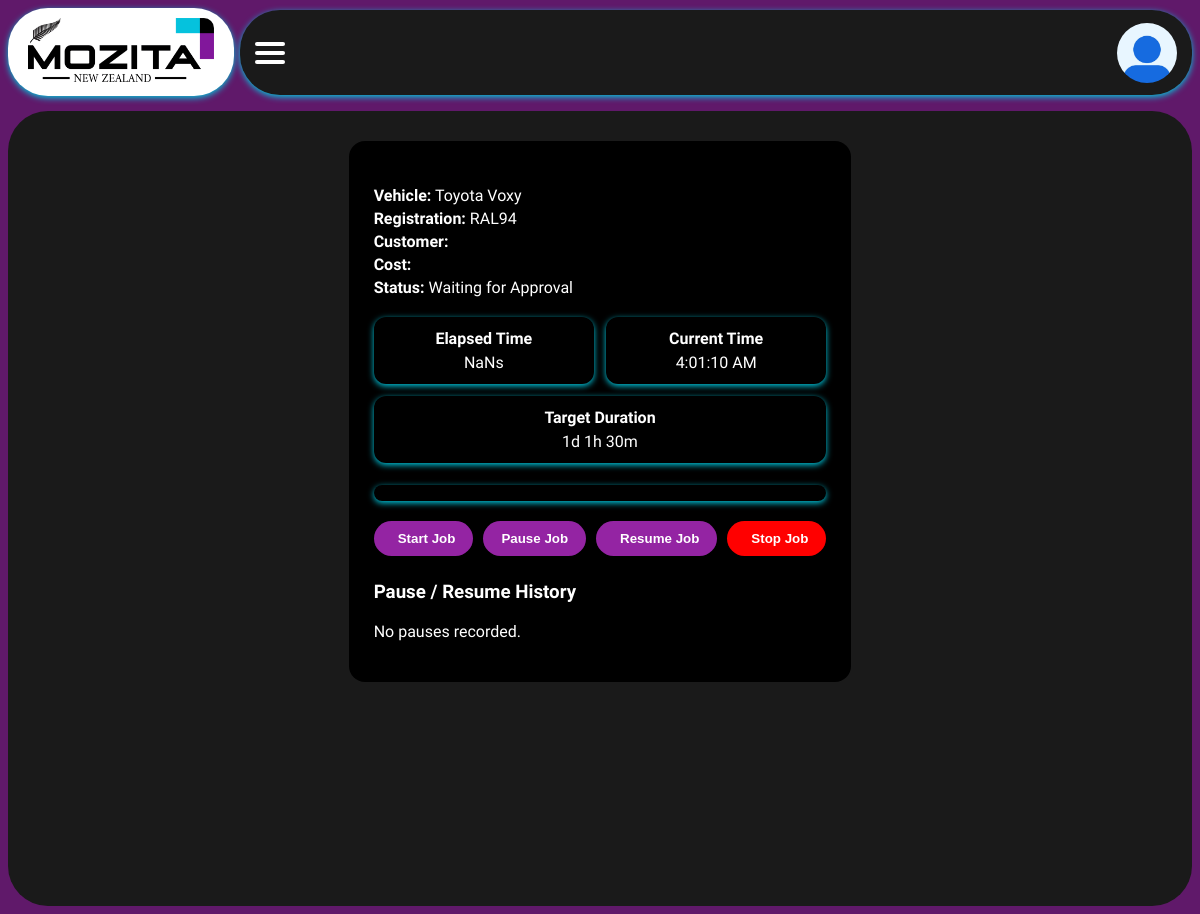
Screenshot of /job_control/1 (signed in) with the database file from the repository.
### app/models.py (models this page shows, shortened)
class Job(db.Model):
    __tablename__ = 'job'
    id = db.Column(db.Integer, primary_key=True)
    job_description = db.Column(db.String(255), nullable=False)
    status = db.Column(db.String(50), default='Pending')
    technician_id = db.Column(db.Integer, db.ForeignKey('technicians.id'),
                              nullable=True)
    technician = db.relationship('Technician', back_populates='jobs')
    customer_id = db.Column(db.Integer, db.ForeignKey('customer.id'))
    customer = db.relationship('Customer', back_populates='jobs')
    start_time = db.Column(db.DateTime)
    end_time = db.Column(db.DateTime)
    target_duration = db.Column(db.Integer, default=0)  # minutes
    total_work_duration = db.Column(db.Integer, default=0)  # minutes
    vehicle_registration = db.Column(db.String(50))
    vehicle_make = db.Column(db.String(50))
    vehicle_model = db.Column(db.String(50))
    vehicle_year = db.Column(db.Integer)
    vehicle_color = db.Column(db.String(50))
    total_cost = db.Column(db.Float, default=0.0)
    notes = db.Column(db.Text)
    date_created = db.Column(db.DateTime, default=datetime.utcnow)
    pause_logs = db.relationship('PauseLog', backref='job', lazy=True)

### app/routes.py (the view)
@main.route('/job_control/<int:job_id>')
@login_required
def job_control(job_id):
    job = Job.query.get_or_404(job_id)
    if current_user.role == 'technician' and job.technician.user_id != current_user.id:
        flash("Unauthorized action.", "error")
        return redirect(url_for('main.staff_dashboard'))
    return render_template('job_control.html', job=job)

### app/models.py (called while the page is built)
@login_manager.user_loader
def load_user(user_id):
    return User.query.get(int(user_id))

### app/templates/job_control.html (shortened to what this page needs)
{% extends "layout.html" %}
{% block extra_css %}
<link rel="stylesheet" href="{{ url_for('static', filename='css/job_control.css') }}">
{% endblock %}
{% block content %}
<div class="body-content">
  <div class="job-control-container">
    <div class="job-header">
      <div class="vehicle-info">
        <p><strong>Vehicle:</strong> {{ job.vehicle_make }} {{ job.vehicle_model }}</p>
        <p><strong>Registration:</strong> {{ job.vehicle_registration }}</p>
        <p><strong>Customer:</strong> {{ job.customer.name }}</p>
        <p><strong>Cost:</strong> {{ job.cost }}</p>
        <p><strong>Status:</strong> <span id="jobStatusLabel">{{ job.status }}</span></p>
      </div>
    </div>
    <div class="timer-section">
      <div class="timer-box">
        <p>Elapsed Time</p>
        <span id="liveTimer">00:00:00</span>
      </div>
      <div class="timer-box">
        <p>Current Time</p>
        <span id="currentTime">--:--:--</span>
      </div>
      <div class="timer-box">
        <p>Target Duration</p>
        <span>
          {% if job.target_duration_seconds %}
          {% set total_seconds = job.target_duration_seconds %}
          {% set days = total_seconds // 86400 %}
          {% set hours = (total_seconds % 86400) // 3600 %}
          {% set minutes = (total_seconds % 3600) // 60 %}
          {{ days }}d {{ hours }}h {{ minutes }}m
          {% else %}
          1d 1h 30m
          {% endif %}
        </span>
      </div>
      <div class="progress-bar-container">
      </div>
    </div>
    <div class="action-buttons">
      <form action="{{ url_for('main.start_job', job_id=job.id) }}" method="POST">
        <button id="startButton" class="action-button start-button" >
           Start Job
        </button>
      </form>
      <div class="pause-container">
        <form action="{{ url_for('main.pause_job', job_id=job.id) }}" method="POST">
          <button type="button" class="action-button pause-button" onclick="togglePauseBox()">
            Pause Job
          </button>
        </form>
      </div>
      <form action="{{ url_for('main.resume_job', job_id=job.id) }}" method="POST">
        <button id="resumeButton" class="action-button resume-button">
           Resume Job
        </button>
      </form>
      <form action="{{ url_for('main.stop_job', job_id=job.id) }}" method="POST">
        <button id="stopButton" class="action-button stop-button">
           Stop Job
        </button>
      </form>
    </div>
    <div class="history-section">
      <h3>Pause / Resume History</h3>
      {% if job.pauses %}
      <ul class="history-list">
        {% for p in job.pauses %}
        <li>
          <strong>Paused:</strong> {{ p.paused_at }} |
          <strong>Timer:</strong> {{ "%02d:%02d:%02d"|format(p.timer_value // 3600, (p.timer_value % 3600)//60,
          p.timer_value % 60) }} |
          <strong>Resumed:</strong> {{ p.resumed_at if p.resumed_at else 'Not resumed yet' }} |
          <strong>Reason:</strong> {{ p.reason }}
        </li>
        {% endfor %}
      </ul>
      {% else %}
      <p>No pauses recorded.</p>
      {% endif %}
    </div>
  </div>
</div>
{% endblock %}

### app/static/css/main.css (style rules this page uses)
body { font-family: 'Raleway', sans-serif; background-color: #60196a; color: white; margin: 0; padding: 0; }

### app/static/css/job_control.css (style rules this page uses)
.body-content { display: flex; justify-content: center; align-items: center; }
.job-control-container { max-width: 800px; margin: 30px auto; padding: 25px; background-color: #000000; border-radius: 16px; color: #fff; font-family: 'Raleway', sans-serif; }
.vehicle-info p { margin: 4px 0; }
.timer-section { display: flex; flex-wrap: wrap; gap: 12px; margin: 20px 0; }
.timer-box { flex: 1 1 30%; padding: 12px; background-color: #000; box-shadow: 0 2px 6px #00C8DF; border-radius: 12px; text-align: center; }
.timer-box p { margin: 0 0 5px 0; font-weight: bold; }
.progress-bar-container { width: 100%; height: 16px; background-color: #000; box-shadow: 0 2px 6px #00C8DF; border-radius: 8px; overflow: hidden; margin-top: 10px; }
.action-buttons { display: flex; flex-wrap: wrap; gap: 10px; justify-content: center; margin: 20px 0; }
.action-button { padding: 10px 18px; border: none; border-radius: 40px; font-weight: bold; cursor: pointer; display: flex; align-items: center; gap: 6px; transition: all 0.3s; }
.start-button { background: #9424a3; color: #fff; }
.pause-button { background: #9424a3; color: #fff; }
.resume-button { background: #9424a3; color: #fff; }
.stop-button { background: red; color: #fff; }
.pause-container { position: relative; display: inline-block; width: auto; }
.history-section { margin-top: 25px; }

### rows the page displays
Job: vehicle_make "Toyota", vehicle_model "Voxy", vehicle_registration "RAL94", status "Waiting for Approval"
